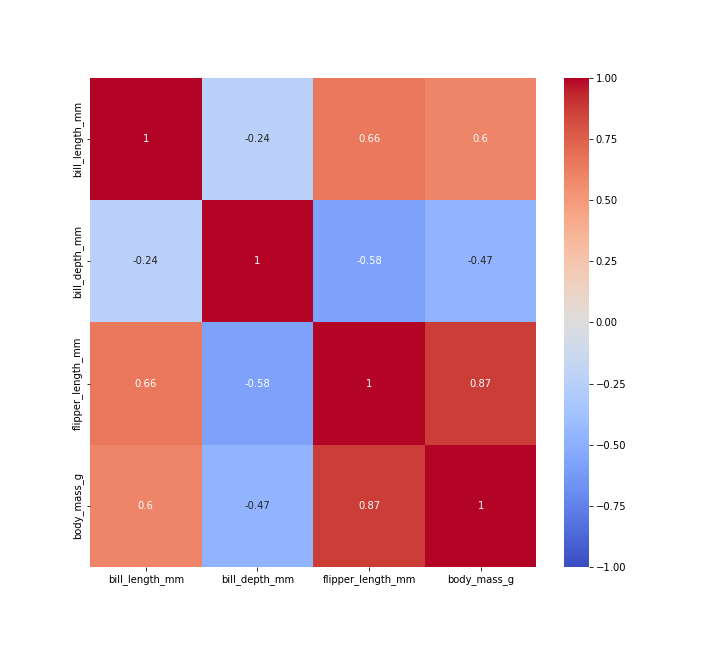

Recreate this plot in Python.
import seaborn as sns
from matplotlib import pyplot as plt


df = sns.load_dataset("penguins")

corr_mtx = df.corr()

plt.figure(figsize=(10, 9))
sns.heatmap(
    data=corr_mtx,
    annot=True,
    vmin=-1.0,
    vmax=1.0,
    cmap="coolwarm",
    )

plt.savefig("heatmap.png")
